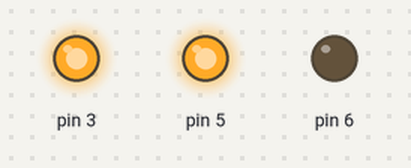
Bench run of a sketch on a simulated Arduino Uno, built with avr-gcc and run on an emulated ATmega328P. Parts: output pins drawn as LEDs (lit = HIGH).

Above: at 0.1 s.
Timing chart, 0 to 1.6 s (numbered marks = the images above):
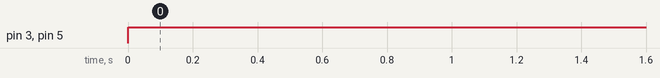

Measured:
- by itself, pin 3, pin 5: LOW → HIGH at 0.00 s

The sketch:

motor_drive.ino
```cpp
void setup() {
  // put your setup code here, to run once:
pinMode(6,OUTPUT);
pinMode(3,OUTPUT);
pinMode(5,OUTPUT);
}

void loop() {
  // put your main code here, to run repeatedly:
  digitalWrite(3,HIGH);
analogWrite(6,0);
analogWrite(5,255);
}
```
